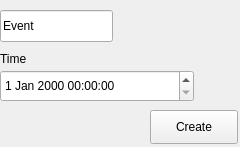
<?xml version="1.0" encoding="UTF-8"?>
<ui version="4.0">
 <class>Event</class>
 <widget class="QFrame" name="Event">
  <property name="geometry">
   <rect>
    <x>0</x>
    <y>0</y>
    <width>240</width>
    <height>147</height>
   </rect>
  </property>
  <property name="windowTitle">
   <string>Event</string>
  </property>
  <widget class="QLineEdit" name="event">
   <property name="geometry">
    <rect>
     <x>0</x>
     <y>10</y>
     <width>113</width>
     <height>32</height>
    </rect>
   </property>
   <property name="text">
    <string>Event</string>
   </property>
  </widget>
  <widget class="QDateTimeEdit" name="date_time">
   <property name="geometry">
    <rect>
     <x>0</x>
     <y>70</y>
     <width>194</width>
     <height>32</height>
    </rect>
   </property>
  </widget>
  <widget class="QLabel" name="label">
   <property name="geometry">
    <rect>
     <x>0</x>
     <y>50</y>
     <width>58</width>
     <height>18</height>
    </rect>
   </property>
   <property name="text">
    <string>Time</string>
   </property>
  </widget>
  <widget class="QPushButton" name="create">
   <property name="geometry">
    <rect>
     <x>150</x>
     <y>110</y>
     <width>88</width>
     <height>34</height>
    </rect>
   </property>
   <property name="text">
    <string>Create</string>
   </property>
  </widget>
 </widget>
 <resources/>
 <connections/>
</ui>
